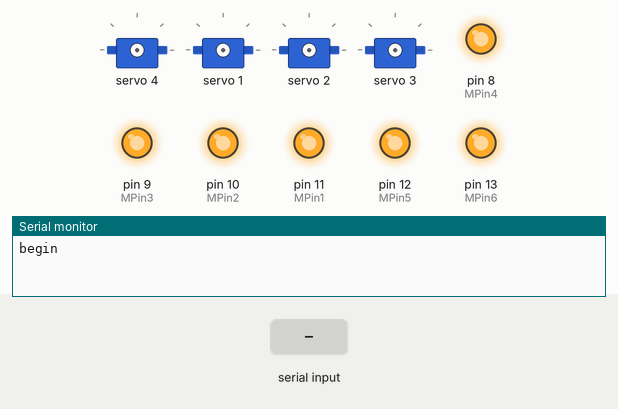
Bench run of a sketch on a simulated Arduino Uno, built with avr-gcc and run on an emulated ATmega328P. Shown: 4 × servo, output pins drawn as LEDs (lit = HIGH), the last lines printed to the serial monitor. The test bench sets the inputs (shaded band).

Above: at 1.2 s.
1.3 s: "100\n" received over Serial
At 2.1 s:
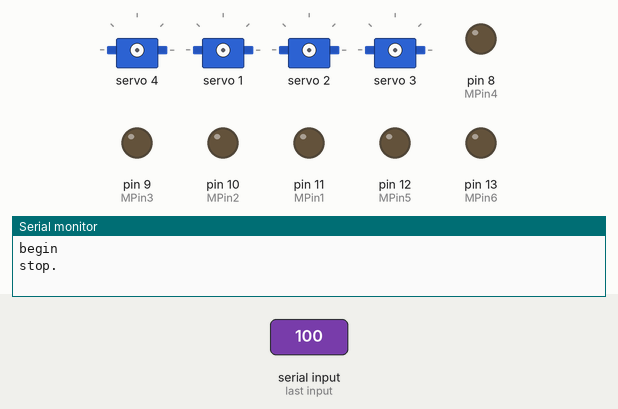
2.8 s: "98\n" received over Serial
4.3 s: "101\n" received over Serial
At 5.5 s:
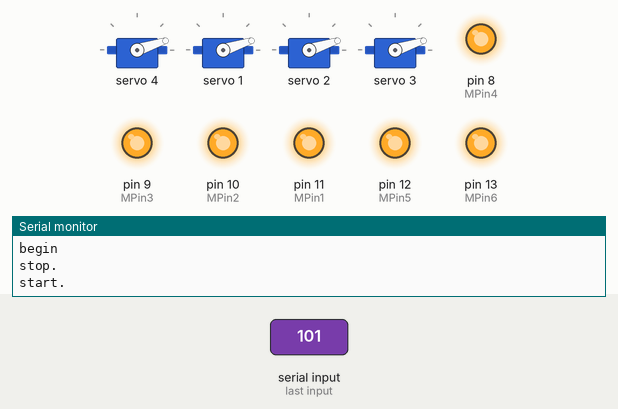
5.8 s: "99\n" received over Serial
At 6.7 s:
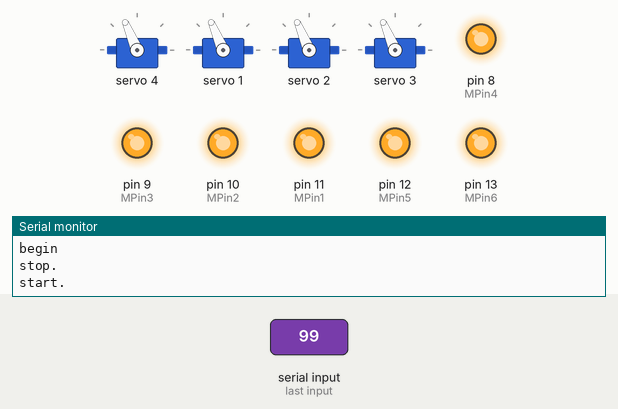
7.3 s: "100\n" received over Serial
At 7.8 s:
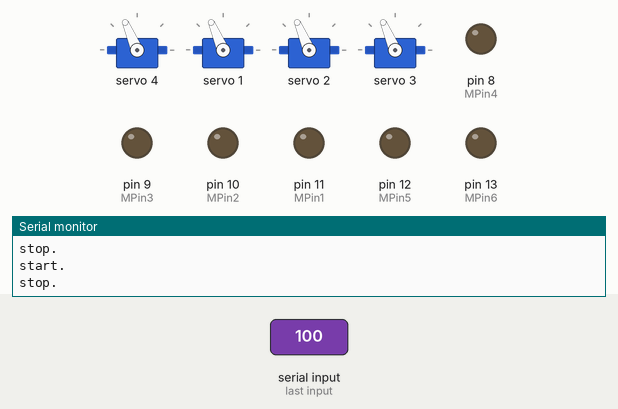
Timing chart, 0 to 9.8 s (numbered marks = the images above; inputs shaded):
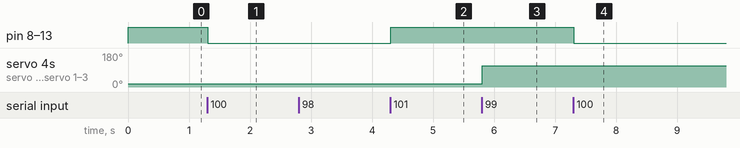

Measured:
- after the input at 1.3 s, pin 8 (MPin4), pin 9 (MPin3), pin 10 (MPin2), pin 11 (MPin1), pin 12 (MPin5), pin 13 (MPin6): HIGH → LOW at once
- after the input at 4.3 s, pin 8 (MPin4), pin 9 (MPin3), pin 10 (MPin2), pin 11 (MPin1), pin 12 (MPin5), pin 13 (MPin6): LOW → HIGH at once
- after the input at 5.8 s, servo 4, servo 1–3: 18° → 113° at once
- after the input at 7.3 s, pin 8 (MPin4), pin 9 (MPin3), pin 10 (MPin2), pin 11 (MPin1), pin 12 (MPin5), pin 13 (MPin6): HIGH → LOW at once

The sketch:

main_servo.ino
```cpp
#include <Wire.h>
#include <Adafruit_PWMServoDriver.h>

// 创建一个 PCA9685 对象
Adafruit_PWMServoDriver pwm = Adafruit_PWMServoDriver();

#define SERVOMIN  150 // 舵机最小 PWM 脉冲宽度 (微秒)
#define SERVOMAX  600 // 舵机最大 PWM 脉冲宽度 (微秒)

// 定义 引脚
const int MPin1 = 11; // 如果你的 Arduino 板上有内置 LED，则连接到数字引脚 13
const int MPin2 = 10;
const int MPin3 = 9;
const int MPin4 = 8;
const int MPin5 = 12;
const int MPin6 = 13;

void setup() {
  // 初始化串口通信
  Serial.begin(9600);

  // 初始化 PCA9685
  pwm.begin();

  // 设置频率，默认为50Hz
  pwm.setPWMFreq(50);  // 60Hz

  pinMode(MPin1, OUTPUT);
  pinMode(MPin3, OUTPUT);
  pinMode(MPin2, OUTPUT);
  pinMode(MPin4, OUTPUT);
  pinMode(MPin5, OUTPUT);
  pinMode(MPin6, OUTPUT);
  digitalWrite(MPin1, HIGH);
  digitalWrite(MPin2, HIGH);
  digitalWrite(MPin3, HIGH);
  digitalWrite(MPin4, HIGH);
  digitalWrite(MPin5, HIGH);
  digitalWrite(MPin6, HIGH);

  Serial.println("begin");
}

void loop() {
  // 读取串口输入的数字
  if (Serial.available() > 0) {
    int servoIndex = Serial.parseInt(); // 读取串口输入的数字，确定是哪个舵机
    if (servoIndex >= 1 && servoIndex <= 4) { // 确保输入的数字在0到3之间
      // 驱动对应的舵机
      moveServoToDegree(servoIndex, 0);
      delay(1000); // 等待1秒
      moveServoToDegree(servoIndex, 55);
      delay(8000); // 保持3秒
      moveServoToDegree(servoIndex, 0);
      // 输出当前舵机的角度到串口
      Serial.print("Servo ");
      Serial.print(servoIndex);
      Serial.println(" is moved.");
      delay(20);
    } else if (servoIndex == 98) {
      moveServoToDegree(4, 0);  // 将舵机转到0度位置
      moveServoToDegree(1, 0);
      moveServoToDegree(2, 0);
      moveServoToDegree(3, 0);
      delay(1000); // 等待1秒
    } else if (servoIndex == 99) {
      moveServoToDegree(4, 80);  // 将舵机转到90度位置
      moveServoToDegree(1, 80);
      moveServoToDegree(2, 80);
      moveServoToDegree(3, 80);
      delay(1000); // 等待1秒
    } else if(servoIndex == 100) {
      digitalWrite(MPin1, LOW);
      digitalWrite(MPin2, LOW);
      digitalWrite(MPin3, LOW);
      digitalWrite(MPin4, LOW);
      digitalWrite(MPin5, LOW);
      digitalWrite(MPin6, LOW);
      Serial.println("stop.");
    }else if(servoIndex == 101){
      digitalWrite(MPin1, HIGH);
      digitalWrite(MPin2, HIGH);
      digitalWrite(MPin3, HIGH);
      digitalWrite(MPin4, HIGH);
      digitalWrite(MPin5, HIGH);
      digitalWrite(MPin6, HIGH);
      Serial.println("start.");
    }
  }
}

// 函数：将舵机转到指定角度
void moveServoToDegree(uint8_t servoNum, uint16_t degree) {
  // 将角度转换为 PWM 脉冲
  uint16_t pulse = map(degree, 0, 180, SERVOMIN, SERVOMAX);

  // 设置 PCA9685 通道的 PWM 脉冲
  pwm.setPWM(servoNum, 0, pulse);
}
```
